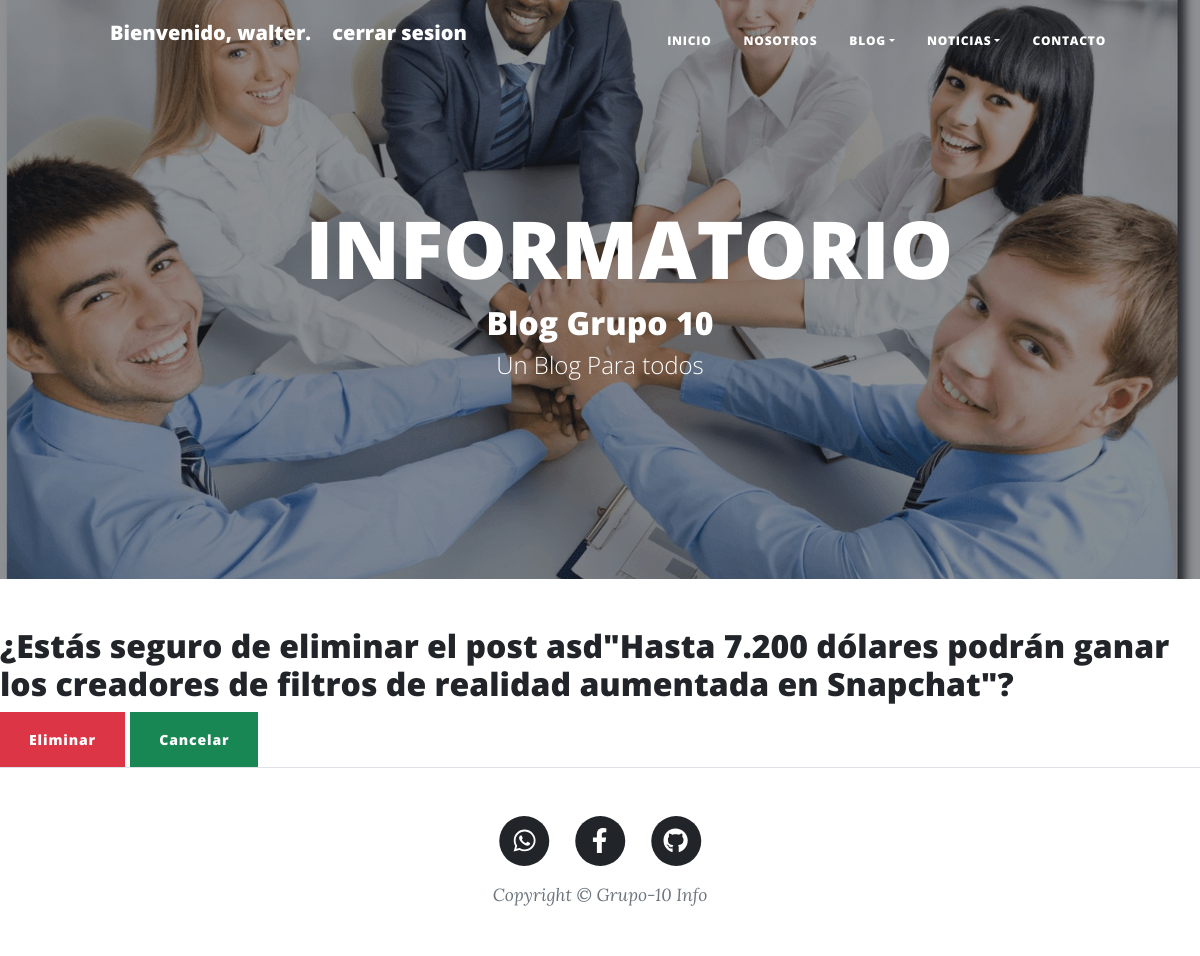
The app's page /blogpost/eliminar/13/ (signed in) with its own data.
### apps/usuarios/models.py (models this page shows, shortened)
class Usuario(AbstractUser):
    PERFIL_CHOICES = (
        ('visitante', 'Visitante'),
        ('miembro', 'Miembro'),
        ('colaborador', 'Colaborador'),
    )
    imagen = models.ImageField(upload_to='usuarios/', null=True, blank=True)
    facebook = models.CharField(max_length=100, null=True, blank=True)
    whatsapp = models.CharField(max_length=100, null=True, blank=True)
    instagram = models.CharField(max_length=100, null=True, blank=True)
    perfil = models.CharField(max_length=12, choices=PERFIL_CHOICES, default='visitante')

### apps/blogpost/models.py (models this page shows, shortened)
class Post(models.Model):
    titulo = models.CharField(max_length=255)
    subtituloGenral = models.CharField(max_length=255, null=True)
    autor = models.ForeignKey(settings.AUTH_USER_MODEL, on_delete=models.CASCADE)
    cuerpo=models.TextField()
    slug = models.SlugField()
    fechaCreado= models.DateTimeField(auto_now_add=True, null=True)
    titulo2 = models.CharField(max_length=255, null=True)
    subtituloGenral2 = models.CharField(max_length=255, null=True)
    cuerpo2 = models.TextField( null=True)
    imagen1 = models.ImageField(upload_to='blogpost/', null=True)
    imagen2 = models.ImageField(upload_to='blogpost/', null=True)
    pieDeFoto = models.CharField(max_length=255,null=True)
    pieDePosteo=models.TextField(null=True)
    categoria = models.ForeignKey(Categoria, on_delete=models.CASCADE)

### apps/blogpost/views.py (the view)
# urls.py: path('eliminar/<int:pk>/',views.eliminar_post,name='eliminar'),
@login_required
@user_passes_test(es_colaborador)
def eliminar_post(request, pk):
    post = get_object_or_404(Post, pk=pk)
    if request.method == 'POST':
        post.delete()
        return redirect('blogpost:listar')
    return render(request, 'blogpost/eliminar_post.html', {'post': post})

### apps/usuarios/utilidades.py (called while the page is built)
def es_colaborador(user):
    return user.is_authenticated and user.perfil == 'colaborador'

### blog/contexto_processo.py (called while the page is built)
def logged_in_user(request):
    return {'logged_in_user': request.user}

### templates/blogpost/eliminar_post.html (shortened to what this page needs)
{%extends 'base2.html' %}
{% load static %}
{%block head %}
 <header class="masthead" style="background-image: url('static/image/home Grupo10.jpg')">
    <div class="container position-relative px-4 px-lg-5">
        <div class="row gx-4 gx-lg-5 justify-content-center">
            <div class="col-md-10 col-lg-8 col-xl-7">
                <div class="site-heading">
                    <h1>INFORMATORIO</h1>
                    <h2>Blog Grupo 10</h2>
                    <span class="subheading">Un Blog Para todos</span>
                </div>
            </div>
        </div>
    </div>
</header>
{% endblock head%}
 {% block contenido %}
 <h2>¿Estás seguro de eliminar el post asd"{{ post.titulo }}"?</h2>
 <form method="post">
   <button type="submit"class="btn btn-danger btn-rounded ">Eliminar</button>
   <a href="{% url 'blogpost:listar' %} " class="btn btn-success btn-rounded">Cancelar</a>
 </form>
{% endblock contenido %}

### templates/base2.html (shortened to what this page needs)
{% load static %}
<!DOCTYPE html>
<html lang="en">
<head>
    <link rel="stylesheet" href="{% static 'css/styles2.css' %}">
</head>
<head>
    {% block head %} {% endblock head %}
</head>
<body>
    <nav class="navbar navbar-expand-lg navbar-light" id="mainNav">
        <div class="container px-4 px-lg-5">
            <ul>
                {% if user.is_authenticated %}
                <a class="navbar-brand" >Bienvenido, {{ logged_in_user.username }}.</a>
                <a class="navbar-brand"  href="{% url 'logout' %}">cerrar sesion</a>
                {% endif %}
           </ul>
            <div class="collapse navbar-collapse" id="navbarResponsive">
                <ul class="navbar-nav ms-auto py-4 py-lg-0">
                    <li class="nav-item " ><a class="nav-link px-lg-3 py-3 py-lg-4 " href="{%url 'inicio2'%}">Inicio </a></li>
                    <li class="nav-item "><a class="nav-link px-lg-3 py-3 py-lg-4" href="{%url 'nosotros2'%}">Nosotros</a></li>
                    <li class="nav-item dropdown">
                        <a class="nav-link dropdown-toggle px-lg-3 py-3 py-lg-4" id="navbarDropdown" href="" role="button" data-bs-toggle="dropdown" aria-expanded="false">Blog</a>
                    </li>
                    <li class="nav-item dropdown">
                        <a class="nav-link dropdown-toggle px-lg-3 py-3 py-lg-4" id="navbarDropdown" href="" role="button" data-bs-toggle="dropdown" aria-expanded="false">Noticias</a>
                    </li>
                    <li class="nav-item"><a class="nav-link px-lg-3 py-3 py-lg-4" href="{% url 'contactos:contacto' %}">Contacto</a></li>
                </ul>
            </div>
        </div>
    </nav>
    {% block contenido %}
    {%endblock contenido %}
</body>
<footer class="border-top">
    <div class="container px-4 px-lg-5">
        <div class="row gx-4 gx-lg-5 justify-content-center">
            <div class="col-md-10 col-lg-8 col-xl-7">
                <ul class="list-inline text-center">
                    <li class="list-inline-item">
                        <a href="https://wa.me/3731621905">
                            <span class="fa-stack fa-lg">
                                <i class="fas fa-circle fa-stack-2x"></i>
                                <i class="fab fa-whatsapp fa-stack-1x fa-inverse"></i>
                            </span>
                        </a>
                    </li>
                    <li class="list-inline-item">
                        <a href="https://www.facebook.com/waltergarnero">
                            <span class="fa-stack fa-lg">
                                <i class="fas fa-circle fa-stack-2x"></i>
                                <i class="fab fa-facebook-f fa-stack-1x fa-inverse"></i>
                            </span>
                        </a>
                    </li>
                    <li class="list-inline-item">
                        <a href="https://github.com/garneromariano/desafio_13">
                            <span class="fa-stack fa-lg">
                                <i class="fas fa-circle fa-stack-2x"></i>
                                <i class="fab fa-github fa-stack-1x fa-inverse"></i>
                            </span>
                        </a>
                    </li>
                </ul>
                <div class="small text-center text-muted fst-italic">Copyright &copy; Grupo-10 Info</div>
            </div>
        </div>
    </div>
</footer>
</html>

### records on screen
Usuario: username "walter"
Post: titulo "Hasta 7.200 dólares podrán ganar los creadores de filtros de realidad aumentada en Snapchat"
